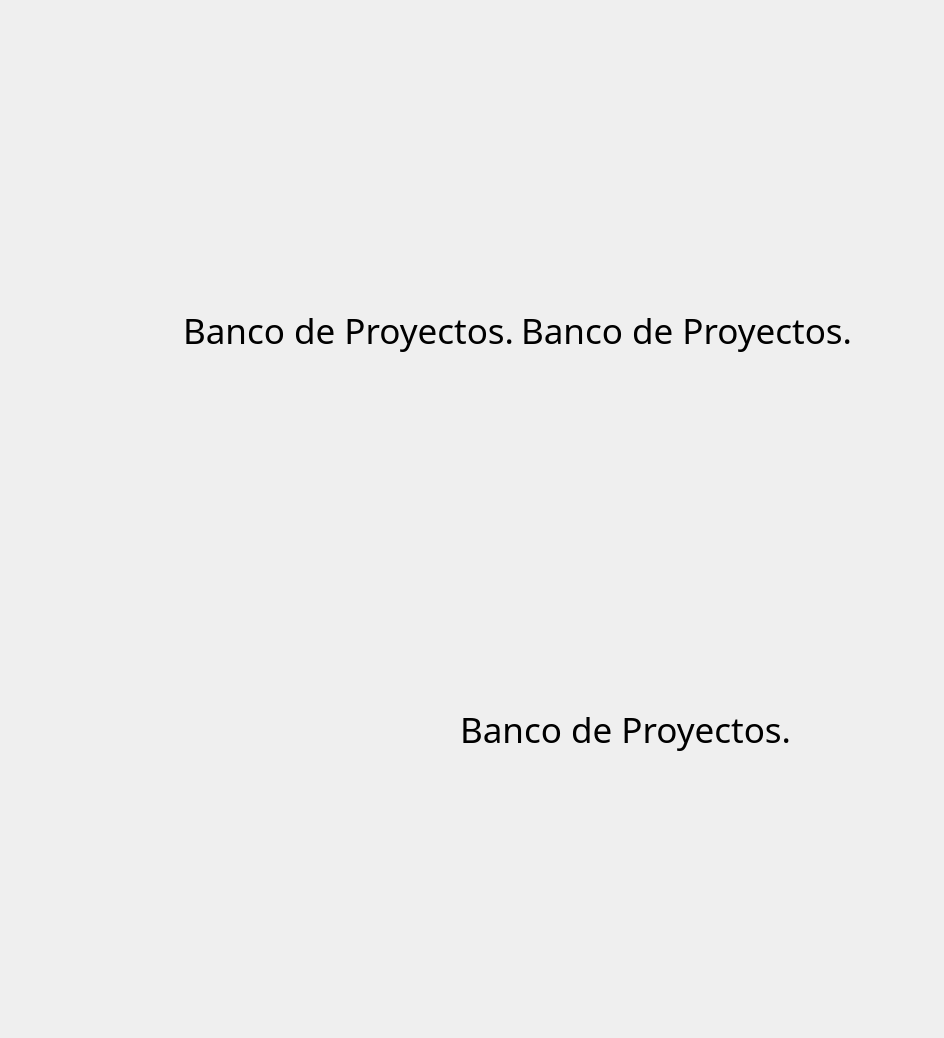
    <widget class="QWidget" name="page_6">
     <widget class="QWidget" name="layoutWidget">
      <property name="geometry">
       <rect>
        <x>2</x>
        <y>30</y>
        <width>933</width>
        <height>601</height>
       </rect>
      </property>
      <layout class="QHBoxLayout" name="horizontalLayout_2">
       <item>
        <spacer name="horizontalSpacer">
         <property name="orientation">
          <enum>Qt::Horizontal</enum>
         </property>
         <property name="sizeHint" stdset="0">
          <size>
           <width>298</width>
           <height>20</height>
          </size>
         </property>
        </spacer>
       </item>
       <item>
        <widget class="QLabel" name="label_20">
         <property name="font">
          <font>
           <family>Gisha</family>
           <pointsize>26</pointsize>
          </font>
         </property>
         <property name="text">
          <string>Banco de Proyectos.</string>
         </property>
        </widget>
       </item>
       <item>
        <widget class="QLabel" name="label_12">
         <property name="font">
          <font>
           <family>Gisha</family>
           <pointsize>26</pointsize>
          </font>
         </property>
         <property name="text">
          <string>Banco de Proyectos.</string>
         </property>
        </widget>
       </item>
       <item>
        <spacer name="horizontalSpacer_2">
         <property name="orientation">
          <enum>Qt::Horizontal</enum>
         </property>
         <property name="sizeHint" stdset="0">
          <size>
           <width>198</width>
           <height>20</height>
          </size>
         </property>
        </spacer>
       </item>
      </layout>
     </widget>
     <widget class="QLabel" name="label_14">
      <property name="geometry">
       <rect>
        <x>460</x>
        <y>430</y>
        <width>380</width>
        <height>599</height>
       </rect>
      </property>
      <property name="font">
       <font>
        <family>Gisha</family>
        <pointsize>26</pointsize>
       </font>
      </property>
      <property name="text">
       <string>Banco de Proyectos.</string>
      </property>
     </widget>
    </widget>
